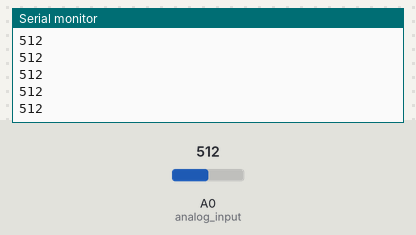
Simulated run of this sketch. Board: Arduino Uno, built with avr-gcc and run on an emulated ATmega328P. Parts: the last lines printed to the serial monitor. The test bench sets the inputs (shaded band); at power-on: A0 (analog_input) = 512.

Above: at 1.2 s.
1.3 s: A0 (analog_input) set to 716
At 1.31 s:
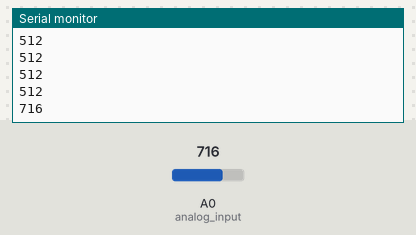
2.8 s: A0 (analog_input) set to 900
At 2.81 s:
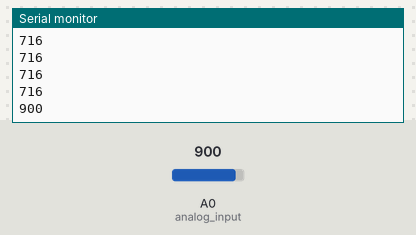
Timing chart, 0 to 5.8 s (numbered marks = the images above; inputs shaded):
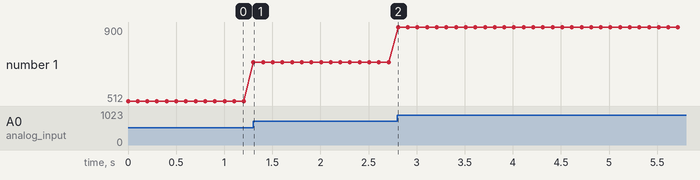

Measured:
- after the input at 1.3 s, the serial monitor: prints a new line at once (image 1)
- after the input at 2.8 s, the serial monitor: prints a new line at once (image 2)
- plotted number 1: 512 → 716 after the input at 1.3 s, 716 → 900 after the input at 2.8 s

The sketch:

light_sensor_test.ino
```cpp
int analog_input = A0;
int sensor_value = 0;

void setup(){
  pinMode(analog_input, INPUT);
  Serial.begin(9600);
}

void loop(){
  sensor_value = analogRead(analog_input);
  Serial.println(sensor_value);
  delay(100);
}
```
